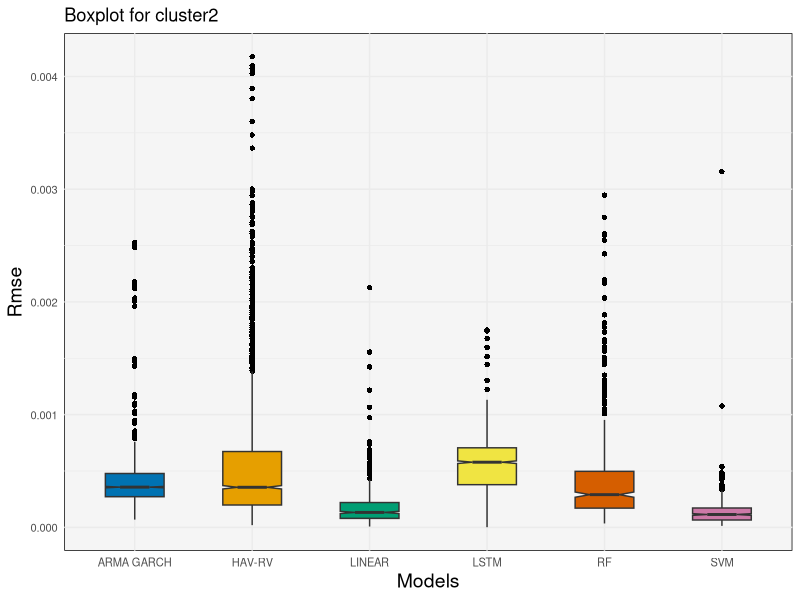
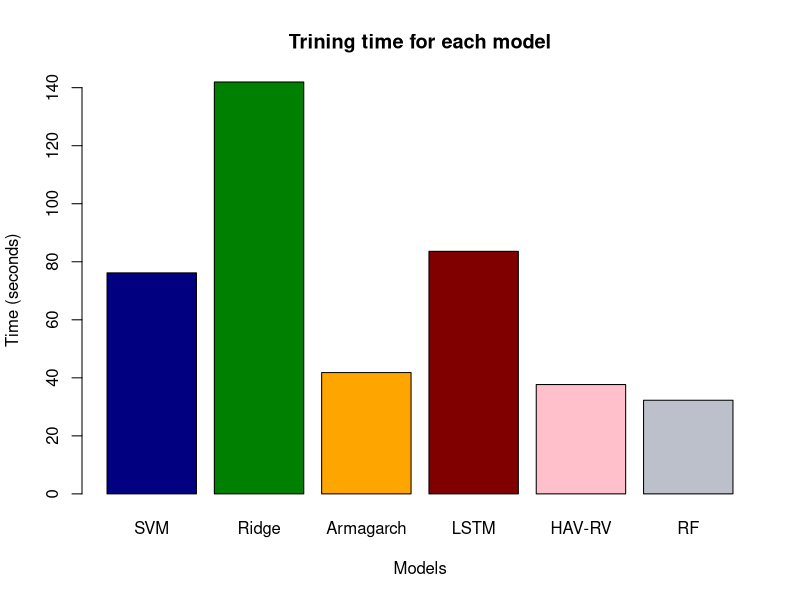

Here is the R script that generated these plots, in order:
## ---- chunk 1
library(readxl)
library(tidyverse)
# Read excel file that contains RMSEs for each model in a cluster
final <-  read_excel("C2.xlsx")
# Transfer some MSE to RMSE
final$LINEAR<- sqrt(final$LINEAR)
final$RF <- sqrt(final$RF)
# Process the data
final1 <- gather(final)
final1 <- na.omit(final1)
# We need to do it in cluster 6 since there is a super high RMSE in it.
d = which(final1$value == max(final1$value))
final1 = final1[-d,]
# Draw the boxplot
colors <- c("#0072B2", "#E69F00", "#009E73", "#F0E442", "#D55E00", "#CC79A7")
ggplot(final1, aes(x = key, y = value, fill = key)) +
  geom_boxplot(
    notch = TRUE,
    outlier.color = "black",
    outlier.shape = 16,
    width = 0.5
  ) +
  labs(x = "Models", y = "Rmse") +
  ggtitle("Boxplot for cluster2") +
  ggtitle("Boxplot for cluster2") +
  scale_fill_manual(values = colors) +
  theme_minimal() +
  theme(
    axis.title = element_text(size = 14),
    axis.text = element_text(size = 8),
    legend.position = "none",
    panel.background = element_rect(fill = "#F5F5F5")
  )
## ---- chunk 2
rt <- read.csv('All_Running_time.csv')

SVM <- rt[1,1]
LM <- rt[2,1]
MAR <- rt[3,1]
LSTM <- rt[4,1]
HAV <- rt[5,1]
RF <- rt[6,1]

runningtime <- c(SVM, LM, MAR, LSTM, HAV, RF)

colors <- c("#000080", "#008000", "#FFA500", "#800000", "#FFC0CB", "#BBC0CB")

barplot(runningtime, 
        names.arg = c("SVM", "Ridge", "Armagarch", "LSTM", "HAV-RV", "RF"),
        col = colors,
        main = "Trining time for each model",
        xlab = "Models",
        ylab = "Time (seconds)",
        width = 0.1)
## ---- chunk 3
sessionInfo()
